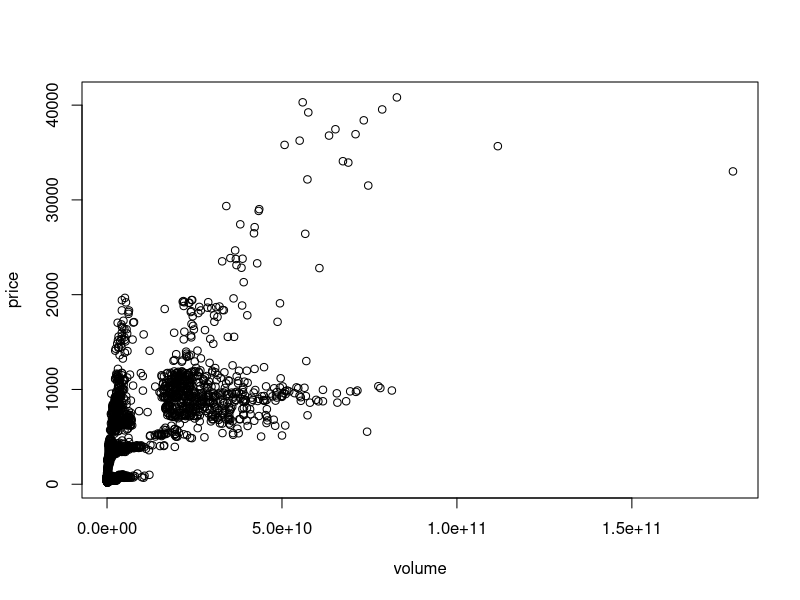
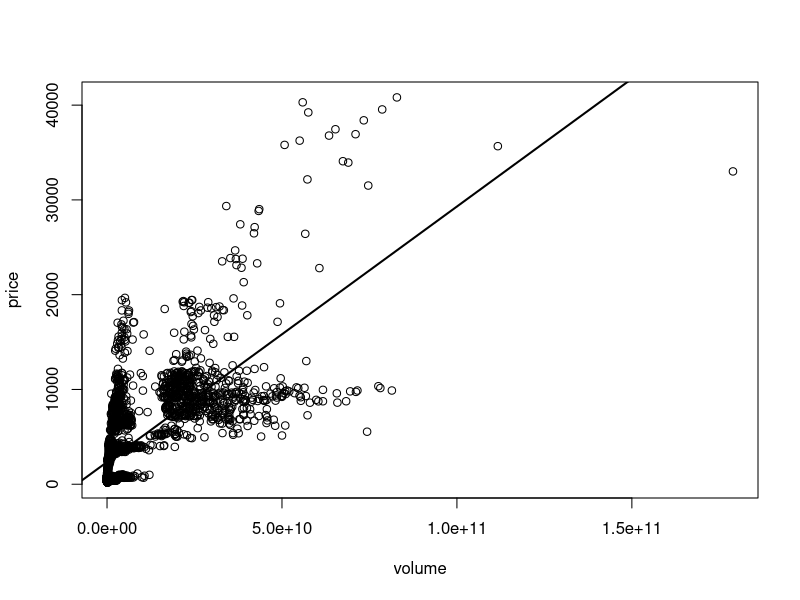
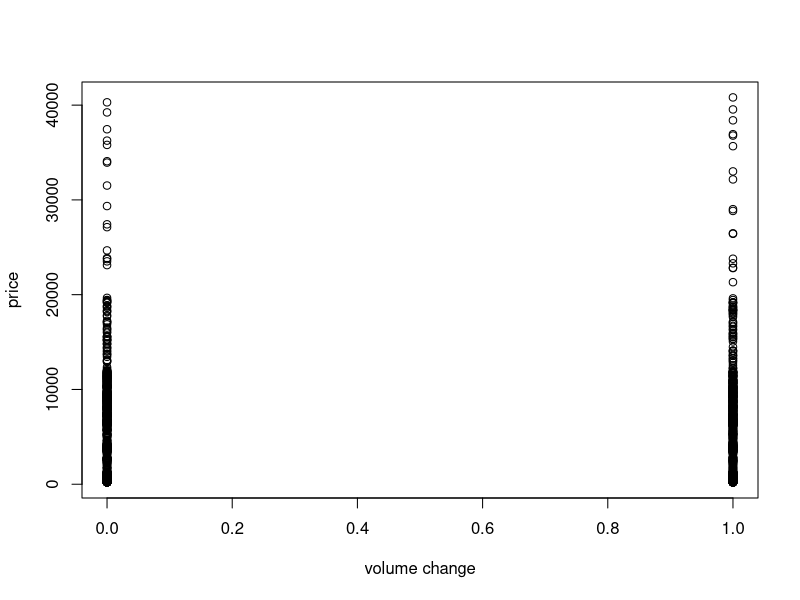

Write R code to recreate these figures, in order.
library('MASS')




df = read.csv('data/NewCleanData.csv')
print(head(df))



# another way to specify x and y in plot() 
# plot(VR1~VR2)
# It plots variable 1(VR1) on the vertical axis as a dependent variable
# and plot VR2 on the horizontal axis as a explanatory variable.
png('figures/LM_plot_price_volume.png')
plot(df$Open_price~df$Volume,
		 xlab = 'volume',
		 ylab = 'price'
)
dev.off()



### Correlation

# cor(y,x,use = 'complete.obs')
# complete.obs will guarantee that R will not use obs with NA.

cor(df$Open_price, df$Volume, use = 'complete.obs')

# [1] 0.7114399




#--------------#	Fit Linear Model
# lm(formula, data), lm := linear model

# You don't need to specify df$Open_price, as long as you specify the
# data are from df

result = lm(Open_price~Volume, df)
print(result)
summary(result)

# Call:
# lm(formula = Open_price ~ Volume, data = df)
# 
# Residuals:
#    Min     1Q Median     3Q    Max
# -17567  -2112  -1594   1821  22878
# 
# Coefficients:
#              Estimate Std. Error t value Pr(>|t|)
# (Intercept) 2.342e+03  8.799e+01   26.62   <2e-16 ***
# Volume      2.696e-07  5.252e-09   51.33   <2e-16 ***
# ---
# Signif. codes:  0 ‘***’ 0.001 ‘**’ 0.01 ‘*’ 0.05 ‘.’ 0.1 ‘ ’ 1
# 
# Residual standard error: 3803 on 2571 degrees of freedom
# Multiple R-squared:  0.5061,    Adjusted R-squared:  0.506
# F-statistic:  2635 on 1 and 2571 DF,  p-value: < 2.2e-16



# then we can add this regression line to the graph.



png('figures/LM_plot_price_volume.png')
plot(df$Open_price~df$Volume,
		 xlab = 'volume',
		 ylab = 'price'
)
abline(result, lwd = 2)
dev.off()




## Now we can compute the confidence interval using confint()
# syntax:
# confint(regression_result, level = )

confint(result, level = 0.95)

#                    2.5 %       97.5 %
# (Intercept) 2.169422e+03 2.514506e+03
# Volume      2.593195e-07 2.799183e-07


# This is the CI for beta. Hence, although it is significant, but
# volume has very little effect on the price.






# compute correlation then square it.
cor(df$Open_price, df$Volume, use = 'complete.obs')**2
# [1] 0.5061467








#--------------#	Dummy variable

df = read.csv('data/NewCleanData.csv')
print(head(df))


# Here, x = 1 if today's volume is higher than yesterdays, 0 O.W.
# Let's see if the change of volume would affect the price.

png('figures/vol_change_price.png')
plot(Open_price~vol_change, 
		 data = df,
		 xlab = 'volume change',
		 ylab = 'price'
)
dev.off()

# Seem like no relation
# Let's do regression,


price_vol_regression = lm(Open_price~vol_change, data = df)
summary(price_vol_regression)

# Coefficients:
#             Estimate Std. Error t value Pr(>|t|)
# (Intercept)   4640.4      145.9  31.801   <2e-16 ***
# vol_change     142.3      213.8   0.666    0.506
# ---
# Signif. codes:  0 ‘***’ 0.001 ‘**’ 0.01 ‘*’ 0.05 ‘.’ 0.1 ‘ ’ 1
# 
# Residual standard error: 5411 on 2571 degrees of freedom
# Multiple R-squared:  0.0001723, Adjusted R-squared:  -0.0002166
# F-statistic: 0.4431 on 1 and 2571 DF,  p-value: 0.5057



# Clearly, no effect






#--------------#	Dummy with multiple levels

# For dummy variable with multiple levels, e.g., high school, college,
# master, phd, are all under edu.
# R by default will choose one level as a baseline. 
# For example, in the upper case, R will choose college as baseline
# becasue college starts with letter 'c'. In alphabet, c,h,m,p.
# If you want to manually change the baseline level, you can use:
# 
# new_order = relevel(df$target_column, ref = 'Your baseline level')

# new_order = relevel(survey$Smoke, ref = 'Never')
# this would set 'Never' as baseline level.


# Change in the order will have different values in the coefs, but it
# will not affect the general result of the regression.


# Notice!! If your data is numeric, you have to convert it into factor,
# otherwise, R will consider it as a continuous variable! Then your
# regression is useless.




#--------------#	Standardize your data

# transformed data = (data - mean)/sd

print(head(df))
price = df$Open_price
volume = df$Volume
supply = df$cir_supply

std_data = function(mydata){
		# R is diff from python, you must use return(obj) rather return obj
		return ((mydata - mean(mydata))/sd(mydata))
}


norm_price = std_data(price)
norm_volume = std_data(volume)
norm_supply = std_data(supply)


norm_lm_result = lm(norm_price~norm_volume+norm_supply)
summary(norm_lm_result)
# You can see, after normalize the data, the result looks better.

# Call:
# lm(formula = norm_price ~ norm_volume + norm_supply)
# 
# Residuals:
#     Min      1Q  Median      3Q     Max
# -2.8385 -0.3761 -0.1154  0.2332  4.3151
# 
# Coefficients:
#               Estimate Std. Error t value Pr(>|t|)
# (Intercept) -1.288e-16  1.248e-02    0.00        1
# norm_volume  4.771e-01  1.573e-02   30.34   <2e-16 ***
# norm_supply  3.852e-01  1.573e-02   24.49   <2e-16 ***
# ---
# Signif. codes:  0 ‘***’ 0.001 ‘**’ 0.01 ‘*’ 0.05 ‘.’ 0.1 ‘ ’ 1
# 
# Residual standard error: 0.633 on 2570 degrees of freedom
# Multiple R-squared:  0.5996,    Adjusted R-squared:  0.5993
# F-statistic:  1924 on 2 and 2570 DF,  p-value: < 2.2e-16




###--------### Get the Coefs of the regression

coefs = coef(norm_lm_result)

#   (Intercept)   norm_volume   norm_supply
# -1.288402e-16  4.771264e-01  3.851733e-01
print(coefs[1])
#   (Intercept)
# -1.288402e-16


# Print R2 score
r2_score = summary(norm_lm_result)$r.squared
print(r2_score)		# [1] 0.5996023




#--------------#	Add polynomial terms


# form the normalized dataset
df = data.frame(norm_price, norm_volume, norm_supply)
print(head(df))

#You can envoke an arithmetic calculation in the lm() function by 
#using: I() function
# Suppose I want to add a square term in the regression

lm_poly_result = lm(norm_price~norm_volume+norm_supply+I(norm_supply**2),
										data = df)
summary(lm_poly_result)

# Call:
# lm(formula = norm_price ~ norm_volume + norm_supply + I(norm_supply^2),data = df)
# 
# Residuals:
#     Min      1Q  Median      3Q     Max
# -3.8409 -0.3641 -0.1123  0.2159  4.2778
# 
# Coefficients:
#                   Estimate Std. Error t value Pr(>|t|)
# (Intercept)      -0.024260   0.015931  -1.523   0.1279
# norm_volume       0.465420   0.016424  28.338   <2e-16 ***
# norm_supply       0.397987   0.016562  24.030   <2e-16 ***
# I(norm_supply^2)  0.024269   0.009922   2.446   0.0145 *
# ---
# Signif. codes:  0 ‘***’ 0.001 ‘**’ 0.01 ‘*’ 0.05 ‘.’ 0.1 ‘ ’ 1
# 
# Residual standard error: 0.6324 on 2569 degrees of freedom
# Multiple R-squared:  0.6005,    Adjusted R-squared:  0.6001
# F-statistic:  1287 on 3 and 2569 DF,  p-value: < 2.2e-16



### It doesn't look goode by add one quadratic term, let's add a cubic
### term

lm_poly_result = lm(norm_price~norm_volume+norm_supply+I(norm_supply**2)+I(norm_supply**3),
										data = df)
summary(lm_poly_result)

# Now it looks great.

# Call:
# lm(formula = norm_price ~ norm_volume + norm_supply + I(norm_supply^2)
# +
#     I(norm_supply^3), data = df)
# 
# Residuals:
#     Min      1Q  Median      3Q     Max
# -2.6915 -0.3253 -0.0681  0.1157  4.2444
# 
# Coefficients:
#                   Estimate Std. Error t value Pr(>|t|)
# (Intercept)      -0.095378   0.017162  -5.557 3.02e-08 ***
# norm_volume       0.418280   0.016785  24.920  < 2e-16 ***
# norm_supply       0.525587   0.020633  25.473  < 2e-16 ***
# I(norm_supply^2)  0.088337   0.011642   7.588 4.52e-14 ***
# I(norm_supply^3) -0.030171   0.003007 -10.035  < 2e-16 ***
# ---
# Signif. codes:  0 ‘***’ 0.001 ‘**’ 0.01 ‘*’ 0.05 ‘.’ 0.1 ‘ ’ 1
# 
# Residual standard error: 0.6205 on 2568 degrees of freedom
# Multiple R-squared:  0.6156,    Adjusted R-squared:  0.615
# F-statistic:  1028 on 4 and 2568 DF,  p-value: < 2.2e-16









#--------------#	Interaction terms


## Use ":" represent interaction operation, e.g., variable1:variable2
## stands for variable1 * variable2

inter_lm_result = lm(
		norm_price~norm_volume+norm_supply+norm_volume:norm_supply,
		data = df
)
summary(inter_lm_result)



#		Call:
#		lm(formula = norm_price ~ norm_volume + norm_supply + norm_volume:norm_
#		supply,
#		    data = df)
#		
#		Residuals:
#		    Min      1Q  Median      3Q     Max
#		-2.4287 -0.3767 -0.1075  0.2357  4.5384
#		
#		Coefficients:
#		                        Estimate Std. Error t value Pr(>|t|)
#		(Intercept)              0.05447    0.01854   2.938  0.00333 **
#		norm_volume              0.57832    0.02996  19.305  < 2e-16 ***
#		norm_supply              0.33805    0.01968  17.179  < 2e-16 ***
#		norm_volume:norm_supply -0.08957    0.02259  -3.964 7.56e-05 ***
#		---
#		Signif. codes:  0 ‘***’ 0.001 ‘**’ 0.01 ‘*’ 0.05 ‘.’ 0.1 ‘ ’ 1
#		
#		Residual standard error: 0.6312 on 2569 degrees of freedom
#		Multiple R-squared:  0.602,     Adjusted R-squared:  0.6016
#		F-statistic:  1295 on 3 and 2569 DF,  p-value: < 2.2e-16






# Or you can use variable1*variable2, SAME!
# VR1*VR2 = VR1+VR2+VR1:VR2


result = lm(norm_price~norm_supply*norm_volume, data = df)
summary(result)
# Call:
# lm(formula = norm_price ~ norm_supply * norm_volume, data = df)
# 
# Residuals:
#     Min      1Q  Median      3Q     Max
# -2.4287 -0.3767 -0.1075  0.2357  4.5384
# 
# Coefficients:
#                         Estimate Std. Error t value Pr(>|t|)
# (Intercept)              0.05447    0.01854   2.938  0.00333 **
# norm_supply              0.33805    0.01968  17.179  < 2e-16 ***
# norm_volume              0.57832    0.02996  19.305  < 2e-16 ***
# norm_supply:norm_volume -0.08957    0.02259  -3.964 7.56e-05 ***
# ---
# Signif. codes:  0 ‘***’ 0.001 ‘**’ 0.01 ‘*’ 0.05 ‘.’ 0.1 ‘ ’ 1
# 
# Residual standard error: 0.6312 on 2569 degrees of freedom
# Multiple R-squared:  0.602,     Adjusted R-squared:  0.6016
# F-statistic:  1295 on 3 and 2569 DF,  p-value: < 2.2e-16










